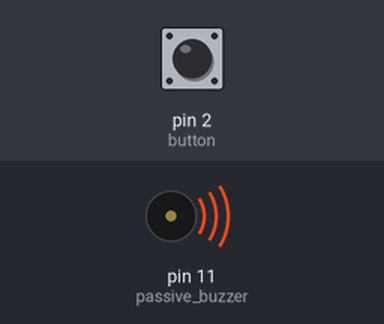
Bench run of a sketch on a simulated Arduino Uno, built with avr-gcc and run on an emulated ATmega328P. On the bench: buzzer (waves = sounding). The test bench sets the inputs (shaded band); at power-on: pin 2 (button) HIGH.

Above: at 2.8 s.
2.9 s: pin 2 (button) pulled LOW for 1.2 s
At 3.8 s:
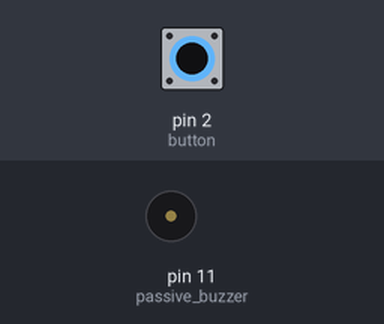
5.6 s: pin 2 (button) pulled LOW for 3.2 s
Timing chart, 0 to 16.3 s (numbered marks = the images above; inputs shaded):
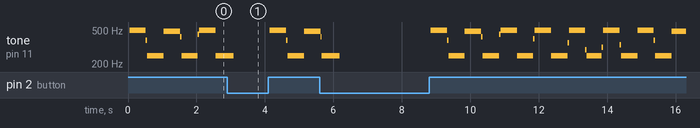

The sketch:

Laser_beam_Break_alarm_with_Arduino.ino
```cpp
int button = 2;// connect a Normally open push button to pin 2 and GND of Arduino
int passive_buzzer = 11;// connect a Passive buzzer to pin 11 and GND of Arduino
void setup() {
  pinMode (passive_buzzer, OUTPUT);// declared buzzer as an out put
  pinMode (button, INPUT_PULLUP);// declared button as an input and internally Pulled Up(default value is +)
}
void loop()
{
  int buttonState = digitalRead(button);// variable buttonState will store the value of Pushbutton

  if (buttonState == HIGH)// if Button is not pressed ring the Alarm
  {
    for (int i = 0; i < 250; i++)
    {
      digitalWrite(passive_buzzer, HIGH);
      delay(1);
      digitalWrite(passive_buzzer, LOW);
      delay(1);
    }
    for (int i = 0; i < 125; i++)
    {
      digitalWrite(passive_buzzer, HIGH);
      delay(2);
      digitalWrite(passive_buzzer, LOW);
      delay(2);
    }
  }
}
```

Measured:
- by itself, tone on pin 11 (passive_buzzer): plays 418 Hz for 0.04 s, 249 Hz for 0.52 s, 496 Hz for 0.48 s, 379 Hz for 0.04 s, 249 Hz for 0.48 s, 483 Hz for 0.48 s … (26 notes in this stretch)
